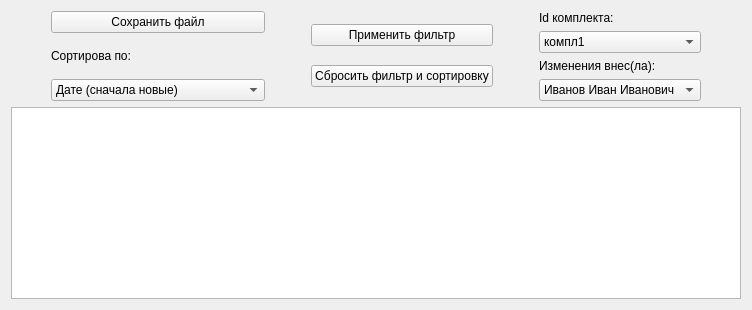
                <widget class="QWidget" name="tab_23">
                 <attribute name="title">
                  <string>Комплекты</string>
                 </attribute>
                 <layout class="QGridLayout" name="gridLayout_39">
                  <item row="1" column="0">
                   <widget class="QTableWidget" name="tableWidget_historySet">
                    <attribute name="verticalHeaderVisible">
                     <bool>false</bool>
                    </attribute>
                   </widget>
                  </item>
                  <item row="0" column="0">
                   <layout class="QHBoxLayout" name="horizontalLayout_44">
                    <item>
                     <spacer name="horizontalSpacer_84">
                      <property name="orientation">
                       <enum>Qt::Orientation::Vertical</enum>
                      </property>
                      <property name="sizeType">
                       <enum>QSizePolicy::Policy::Fixed</enum>
                      </property>
                      <property name="sizeHint" stdset="0">
                       <size>
                        <width>40</width>
                        <height>20</height>
                       </size>
                      </property>
                     </spacer>
                    </item>
                    <item>
                     <layout class="QVBoxLayout" name="verticalLayout_56">
                      <item>
                       <widget class="QPushButton" name="pushButton_SetHistoryFile">
                        <property name="text">
                         <string>Сохранить файл</string>
                        </property>
                       </widget>
                      </item>
                      <item>
                       <widget class="QLabel" name="label_132">
                        <property name="text">
                         <string>Сортирова по:</string>
                        </property>
                       </widget>
                      </item>
                      <item>
                       <widget class="QComboBox" name="selec_SetFilterDate">
                        <item>
                         <property name="text">
                          <string>Дате (сначала новые)</string>
                         </property>
                        </item>
                        <item>
                         <property name="text">
                          <string>Дате (сначала старые)</string>
                         </property>
                        </item>
                        <item>
                         <property name="text">
                          <string>Дате выгрузки (сначала старые) </string>
                         </property>
                        </item>
                        <item>
                         <property name="text">
                          <string>Дате выгрузки (сначала новые)</string>
                         </property>
                        </item>
                       </widget>
                      </item>
                     </layout>
                    </item>
                    <item>
                     <spacer name="horizontalSpacer_85">
                      <property name="orientation">
                       <enum>Qt::Orientation::Vertical</enum>
                      </property>
                      <property name="sizeType">
                       <enum>QSizePolicy::Policy::Fixed</enum>
                      </property>
                      <property name="sizeHint" stdset="0">
                       <size>
                        <width>40</width>
                        <height>20</height>
                       </size>
                      </property>
                     </spacer>
                    </item>
                    <item>
                     <layout class="QVBoxLayout" name="verticalLayout_57">
                      <item>
                       <widget class="QPushButton" name="btn_SetFilterGo">
                        <property name="text">
                         <string>Применить фильтр</string>
                        </property>
                       </widget>
                      </item>
                      <item>
                       <widget class="QPushButton" name="btn_SetFilterStop">
                        <property name="text">
                         <string>Сбросить фильтр и сортировку</string>
                        </property>
                       </widget>
                      </item>
                     </layout>
                    </item>
                    <item>
                     <spacer name="horizontalSpacer_86">
                      <property name="orientation">
                       <enum>Qt::Orientation::Vertical</enum>
                      </property>
                      <property name="sizeType">
                       <enum>QSizePolicy::Policy::Fixed</enum>
                      </property>
                      <property name="sizeHint" stdset="0">
                       <size>
                        <width>40</width>
                        <height>20</height>
                       </size>
                      </property>
                     </spacer>
                    </item>
                    <item>
                     <layout class="QVBoxLayout" name="verticalLayout_58">
                      <item>
                       <widget class="QLabel" name="label_133">
                        <property name="text">
                         <string>Id комплекта:</string>
                        </property>
                       </widget>
                      </item>
                      <item>
                       <widget class="QComboBox" name="select_kdd_set_1">
                        <item>
                         <property name="text">
                          <string>компл1</string>
                         </property>
                        </item>
                        <item>
                         <property name="text">
                          <string>компл2</string>
                         </property>
                        </item>
                        <item>
                         <property name="text">
                          <string>компл3</string>
                         </property>
                        </item>
                       </widget>
                      </item>
                      <item>
                       <widget class="QLabel" name="label_134">
                        <property name="text">
                         <string>Изменения внес(ла):</string>
                        </property>
                       </widget>
                      </item>
                      <item>
                       <widget class="QComboBox" name="select_SetFilterFIO">
                        <item>
                         <property name="text">
                          <string>Иванов Иван Иванович</string>
                         </property>
                        </item>
                        <item>
                         <property name="text">
                          <string>Петров Пётр Петрович</string>
                         </property>
                        </item>
                       </widget>
                      </item>
                     </layout>
                    </item>
                    <item>
                     <spacer name="horizontalSpacer_87">
                      <property name="orientation">
                       <enum>Qt::Orientation::Vertical</enum>
                      </property>
                      <property name="sizeType">
                       <enum>QSizePolicy::Policy::Fixed</enum>
                      </property>
                      <property name="sizeHint" stdset="0">
                       <size>
                        <width>40</width>
                        <height>20</height>
                       </size>
                      </property>
                     </spacer>
                    </item>
                   </layout>
                  </item>
                 </layout>
                </widget>
